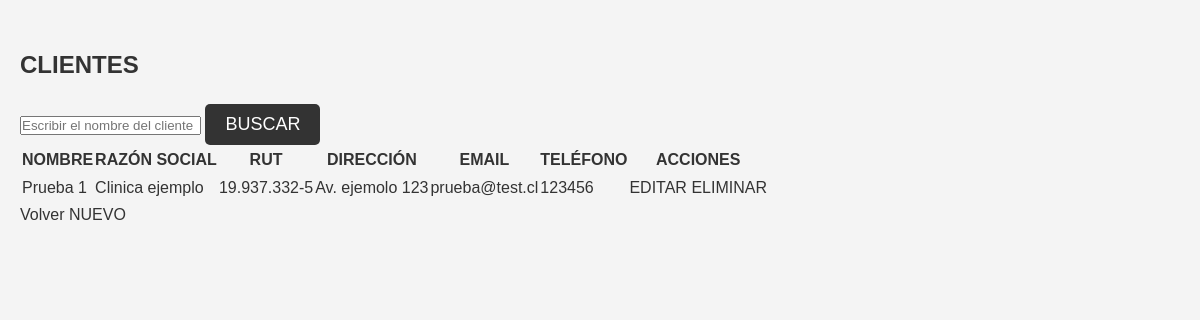
/index/cliente/, run on an earlier commit of the app's database.
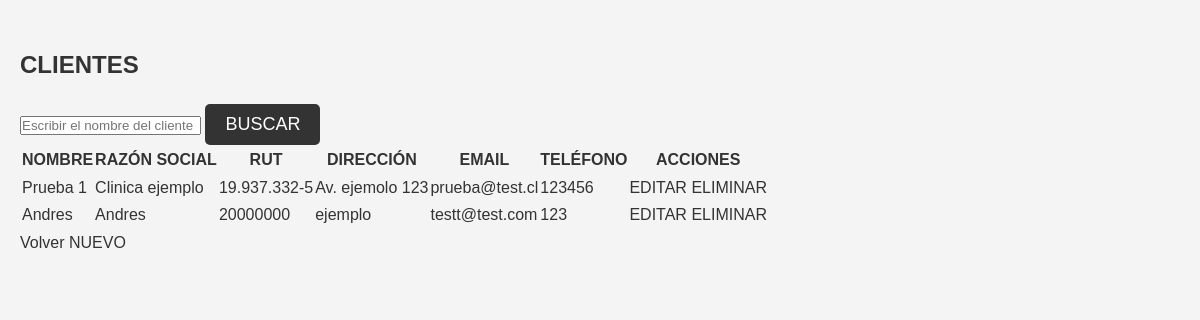
And on a later commit of the database.
### myapp/models.py (models this page shows)
class Cliente(Model):
    nombre = CharField(max_length=100)
    razon_social = CharField(max_length=100)
    rut = CharField(max_length=20)
    direccion = CharField(max_length=100)
    email = EmailField()
    telefono = CharField(max_length=15)
    def __str__(self):
        return self.nombre

### myapp/views.py (the view)
# urls.py: path('index/cliente/', views.Client_view.client, name="cliente"),
    def client(request):
        clientes = Cliente.objects.all()
        print(clientes)
        return render(request ,"html/client.html", {'clientes': clientes})

### myapp/templates/html/client.html (shortened to what this page needs)
<!DOCTYPE html>
<html lang="en">
<head>
    {% load static %}
    <link rel="stylesheet" href="{% static 'css/style_client.css'%}">
</head>
<body>
    <header>
        <div>
            <h2>CLIENTES</h2>
        </div>
    </header>
    <main>
        <div>
            <input type="text" placeholder="Escribir el nombre del cliente">
            <button>BUSCAR</button>
        </div>
        <table>
            <thead>
                <tr>
                    <th>NOMBRE</th>
                    <th>RAZÓN SOCIAL</th>
                    <th>RUT</th>
                    <th>DIRECCIÓN</th>
                    <th>EMAIL</th>
                    <th>TELÉFONO</th>
                    <th>ACCIONES</th>
                </tr>
            </thead>
            <tbody>
                {% for cliente in clientes %}
                <tr>
                    <td>{{ cliente.nombre }}</td>
                    <td>{{ cliente.razon_social }}</td>
                    <td>{{ cliente.rut }}</td>
                    <td>{{ cliente.direccion }}</td>
                    <td>{{ cliente.email }}</td>
                    <td>{{ cliente.telefono }}</td>
                    <td>
                        <a href="#">EDITAR</a>
                        <a href="#">ELIMINAR</a>
                    </td>
                </tr>
                {% endfor %}
            </tbody>
        </table>
        <a href="{% url 'index' %}">Volver</a>
        <a href="{% url 'new_client' %}">NUEVO</a>
    </main>
</body>
</html>

What changed in the data, as far as the page shows it:
added Cliente: nombre "Andres", razon_social "Andres", rut "20000000", direccion "ejemplo", email "testt@test.com", telefono "123"
